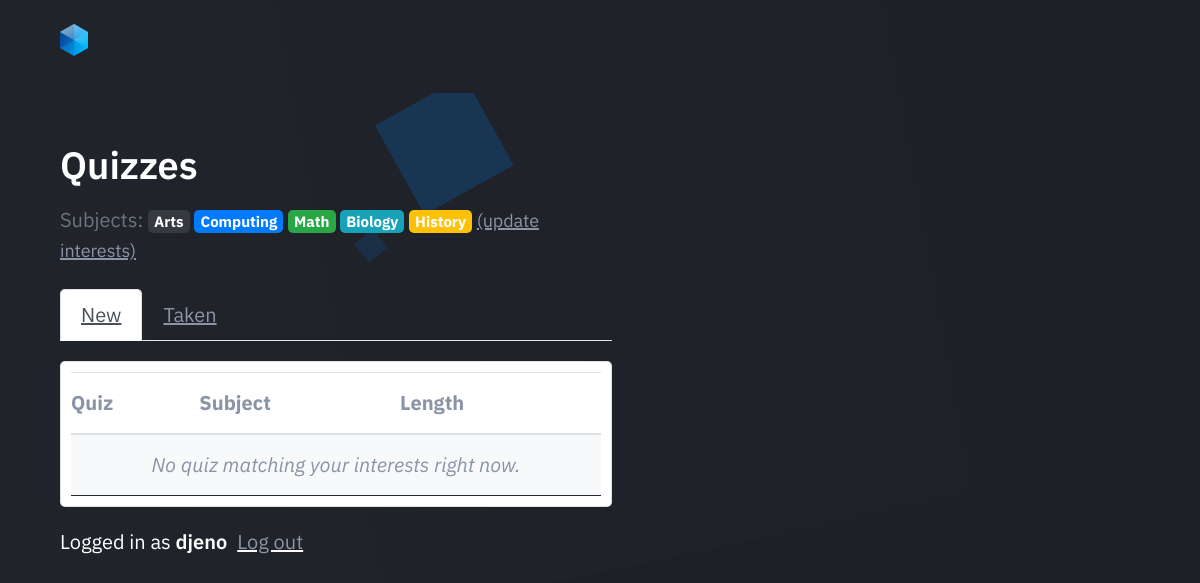
The page /students/ (signed in) on the database its author committed.
### classroom/models.py (models this page shows, shortened)
class Subject(models.Model):
    name = models.CharField(max_length=30)
    color = models.CharField(max_length=7, default='#007bff')
    def get_html_badge(self):
        name = escape(self.name)
        color = escape(self.color)
        html = '<span class="badge badge-primary" style="background-color: %s">%s</span>' % (color, name)
        return mark_safe(html)

class User(AbstractUser):
    is_student = models.BooleanField(default=False)
    is_teacher = models.BooleanField(default=False)

### classroom/views/students.py (the view)
# urls.py: path('', students.QuizListView.as_view(), name='quiz_list'),
@method_decorator([login_required, student_required], name='dispatch')
class QuizListView(ListView):
    model = Quiz
    ordering = ('name', )
    context_object_name = 'quizzes'
    template_name = 'classroom/students/quiz_list.html'
    def get_queryset(self):
        student = self.request.user.student
        student_interests = student.interests.values_list('pk', flat=True)
        taken_quizzes = student.quizzes.values_list('pk', flat=True)
        queryset = Quiz.objects.filter(subject__in=student_interests) \
            .exclude(pk__in=taken_quizzes) \
            .annotate(questions_count=Count('questions')) \
            .filter(questions_count__gt=0)
        return queryset

### classroom/templates/classroom/students/quiz_list.html
{% extends 'base.html' %}
{% block content %}
  {% include 'classroom/students/_header.html' with active='new' %}
  <div style="padding: 10px;" class="card">
    <table class="table mb-0">
      <thead>
        <tr>
          <th>Quiz</th>
          <th>Subject</th>
          <th>Length</th>
          <th></th>
        </tr>
      </thead>
      <tbody>
        {% for quiz in quizzes %}
          <tr>
            <td class="align-middle">{{ quiz.name }}</td>
            <td class="align-middle">{{ quiz.subject.get_html_badge }}</td>
            <td class="align-middle">{{ quiz.questions_count }} questions</td>
            <td class="text-right">
              <a href="{% url 'students:take_quiz' quiz.pk %}" class="btn btn-primary">Start quiz</a>
            </td>
          </tr>
        {% empty %}
          <tr>
            <td class="bg-light text-center font-italic" colspan="4">No quiz matching your interests right now.</td>
          </tr>
        {% endfor %}
      </tbody>
    </table>
  </div>
{% endblock %}

### templates/base.html (shortened to what this page needs)
{% load static %}<!doctype html>
<html lang="en">
  <head>
    <link rel="stylesheet" href="https://maxcdn.bootstrapcdn.com/bootstrap/4.0.0/css/bootstrap.min.css">
    <link rel="stylesheet" type="text/css" href="{% static 'vendor/fontello-2f186091/css/fontello.css' %}">
    <link rel="stylesheet" type="text/css" href="{% static 'css/app.css' %}">
    <link rel="stylesheet" type="text/css" href="{% static 'css/style.css' %}">
    {% if user.is_authenticated and user.is_teacher %}
      <link rel="stylesheet" type="text/css" href="{% static 'css/teachers.css' %}">
    {% else %}
      <link rel="stylesheet" type="text/css" href="{% static 'css/students.css' %}">
    {% endif %}
  </head>
  <body class="is-boxed has-animations">
    <div class="body-wrap">
      <header class="site-header">
          <div class="container">
              <div class="site-header-inner">
                  <div class="brand header-brand">
                      <h1 class="m-0">
            <a href="#">
              <img class="header-logo-image" src="{% static 'img/logo.svg' %}" alt="Logo">
                          </a>
                      </h1>
                  </div>
              </div>
          </div>
      </header>
      <main>
          <section class="hero">
              <div class="container">
                  <div class="hero-inner">
            <div class="hero-copy">
                        <div class="cta-inner section-inner">
                          <div class="cta-cta">
                          {% block content %}
                          {% endblock %}
                          </div>
                        </div>
                        <div class="hero-cta">
                          {% if user.is_authenticated %}
                      <p class="pt-3" style="color: #fff;">Logged in as <strong style="padding-right: 10px;">{{ user.username }}</strong><a style="text-decoration: underline;
                  text-decoration-color: #fff !important;" href="{% url 'logout' %}">Log out</a></p>
              {% endif %}
                        </div>
          </div>
                  </div>
              </div>
          </section>
      </main>
  </div>
  </body>
</html>

### classroom/templates/classroom/students/_header.html
<h2>Quizzes</h2>
<p class="text-muted">
  Subjects:{% for subject in user.student.interests.all %} {{ subject.get_html_badge }}{% endfor %}
  <a href="{% url 'students:student_interests' %}"><small>(update interests)</small></a>
</p>
<ul class="nav nav-tabs mb-3">
  <li class="nav-item">
    <a class="nav-link{% if active == 'new' %} active{% endif %}" href="{% url 'students:quiz_list' %}">New</a>
  </li>
  <li class="nav-item">
    <a class="nav-link{% if active == 'taken' %} active{% endif %}" href="{% url 'students:taken_quiz_list' %}">Taken</a>
  </li>
</ul>

### static/css/style.css (style rules this page uses)
html { line-height:1.15;-ms-text-size-adjust:100%;-webkit-text-size-adjust:100% }
body { margin:0 }
article,aside,footer,header,nav,section { display:block }
h1 { font-size:2em;margin:0.67em 0 }
figcaption,figure,main { display:block }
a { background-color:transparent;-webkit-text-decoration-skip:objects }
b,strong { font-weight:inherit }
b,strong { font-weight:bolder }
small { font-size:80% }
img { border-style:none }
html { box-sizing:border-box }
*,*:before,*:after { box-sizing:inherit }
body { background:#1D2026;-moz-osx-font-smoothing:grayscale;-webkit-font-smoothing:antialiased }
ul,ol { margin-top:0;margin-bottom:24px;padding-left:24px }
ul { list-style:disc }
img { height:auto;max-width:100%;vertical-align:middle }
img,svg { display:block }
table { border-collapse:collapse;margin-bottom:24px;width:100% }
tr { border-bottom:1px solid #242830 }
th { text-align:left }
th,td { padding:10px 16px }
th:first-child,td:first-child { padding-left:0 }
th:last-child,td:last-child { padding-right:0 }
html { font-size:20px;line-height:30px }
body { color:#8A94A7;font-size:1rem }
body,button,input,select,textarea { font-family:"IBM Plex Sans", sans-serif }
a { color:#8A94A7;text-decoration:underline }
h1,h2,h3,h4,h5,h6,.h1,.h2,.h3,.h4,.h5,.h6 { clear:both;color:#fff;font-weight:600 }
h1,.h1 { font-size:38px;line-height:48px;letter-spacing:0px }
@media (min-width: 641px) { h1,.h1 { font-size:44px;line-height:54px;letter-spacing:0px } }
h2,.h2 { font-size:32px;line-height:42px;letter-spacing:0px }
@media (min-width: 641px) { h2,.h2 { font-size:38px;line-height:48px;letter-spacing:0px } }
h1,h2,.h1,.h2 { margin-top:48px;margin-bottom:16px }
p { margin-top:0;margin-bottom:24px }
small { font-size:18px;line-height:28px;letter-spacing:-0.1px }
b,strong { font-weight:600 }
.container,.container-sm { width:100%;margin:0 auto;padding-left:16px;padding-right:16px }
@media (min-width: 481px) { .container,.container-sm { padding-left:24px;padding-right:24px } }
.container { max-width:1128px }
.text-center { text-align:center }
.m-0 { margin:0 }
.mb-0 { margin-bottom:0 }
.site-header { padding:24px 0 }
.site-header-inner { position:relative;display:flex;justify-content:space-between;align-items:center }
@media (min-width: 641px) { .site-header { position:relative } }
@media (min-width: 641px) { .site-header::before { content:'';position:absolute;top:0;left:0;width:100%;height:700px;background:#242830;background:linear-gradient(80deg, rgba(36,40,48,0.5) 0%, rgba(36,40,48,0) 100%);-webkit-transform-origin:0;transform-origin:0;-webkit-transform:skewY(-12deg);transform:skewY(-12deg) } }
.hero { text-align:center;padding-top:13px;padding-bottom:88px }
.hero-copy { position:relative;z-index:1 }
.hero-cta { margin-bottom:40px }
@media (min-width: 641px) { .hero { text-align:left;padding-top:13px;padding-bottom:88px } }
@media (min-width: 641px) { .hero-inner { display:flex;justify-content:space-between;align-items:center } }
@media (min-width: 641px) { .hero-copy { padding-right:0px;width:100% } }
@media (min-width: 641px) { .hero-cta { margin:0 } }
.cta-inner { position:relative;overflow:hidden }
.cta-inner::before { content:'';position:absolute;right:98px;top:-17px;width:160px;height:187px;background-image:url("../img/cta-illustration.svg");background-repeat:no-repeat }
.cta-inner>* { position:relative;width:100% }
@media (min-width: 641px) { .cta-inner { display:flex;align-items:center;justify-content:space-between } }
.is-boxed { background:#242830 }
.body-wrap { background:#1D2026;overflow:hidden;display:flex;flex-direction:column;min-height:100vh }
main { flex:1 0 auto }
.section-inner { position:relative;padding-top:48px;padding-bottom:48px }
@media (min-width: 641px) { .section-inner { padding-top:0px;padding-bottom:0px } }

### static/css/students.css (style rules this page uses)
body { background-color: #c2d4d8; background: #454de5 url(../img/pattern_3.svg) no-repeat center left; -webkit-background-size: cover; -moz-background-size: cover; -o-background-size: cover; background-size: cover; }

### rows shown on the page
Subject: get_html_badge "Arts"
Subject: get_html_badge "Computing"
Subject: get_html_badge "Math"
Subject: get_html_badge "Biology"
Subject: get_html_badge "History"
User: username "djeno"
